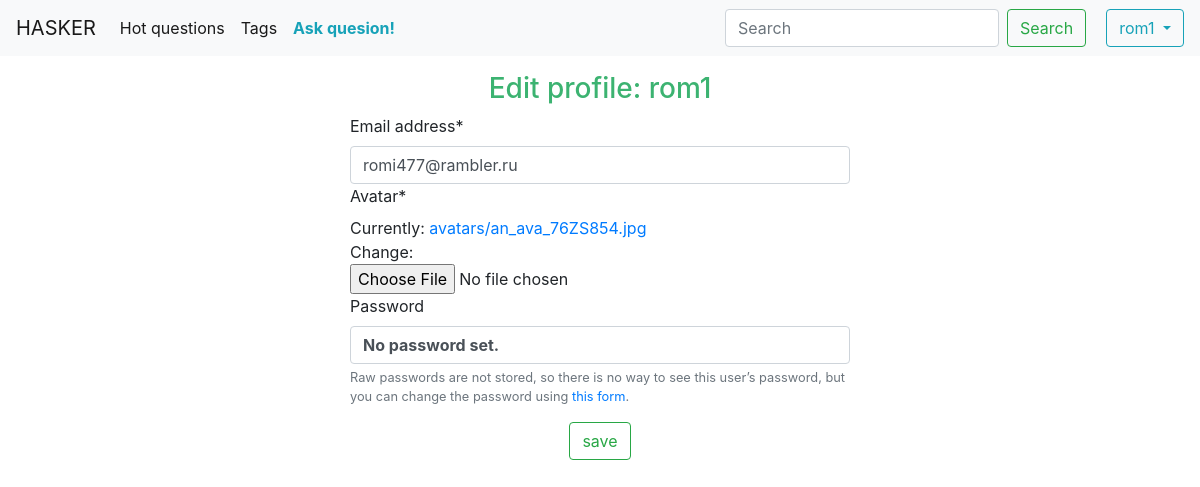
Screenshot of /hasker/auth/profile/update/ (signed in) with the database file from the repository.
### authorization/models.py (models this page shows, shortened)
class Person(AbstractUser):
    class Meta:
        verbose_name = 'Person'
    email = models.EmailField(max_length=254, unique=True, verbose_name='email address')
    avatar = models.ImageField(upload_to='avatars/', default='avatars/def_ava.jpg')

### authorization/views.py (the view, shortened to what this page needs)
# urls.py: path('profile/update/', UpdateProfile.as_view(), name='update_profile'),
class UpdateProfile(View):
    def get(self, request):
        person = Person.objects.get(username=request.user.username)
        bound_form = PersonProfile(instance=person)
        return render(request, 'authorization/profile_update.html', {'form': bound_form, 'person': person})

### authorization/forms.py
class PersonProfile(UserChangeForm):
    class Meta:
        model = Person
        fields = ('email', 'avatar')

### authorization/templates/authorization/profile_update.html (shortened to what this page needs)
{% extends 'authorization/base_auth.html' %}
{% load crispy_forms_tags %}
{% block content %}
    <h3 style="text-align: center; color: MediumSeaGreen; margin-top: 16px;">Edit profile: {{ person.username }}</h3>
    <form action="{% url 'update_profile' %}" enctype="multipart/form-data" method="post">
        {{ form|crispy }}
        <div class="col text-center" id="row1">
            <input type ="submit" class="btn btn-outline-success" id="btn1" value ="save"/>
        </div>
    </form>
{% endblock %}

### authorization/templates/authorization/base_auth.html (shortened to what this page needs)
{% extends 'global_template.html' %}
{% block authorization %}
    {% if request.user.is_authenticated %}
        <div class="dropdown">
            <button class="btn btn-outline-info dropdown-toggle" type="button" id="dropdownMenuButton" data-toggle="dropdown" aria-haspopup="true" aria-expanded="false">
                {{ request.user.username }}
            </button>
        </div>
    {% endif %}
{% endblock %}

### files/static/css/styles.css (style rules this page uses)
.form-group { width: 500px; margin: auto; }
.btn-outline-success { margin-top: 16px; margin-bottom: 16px; }
.btn-outline-info { margin-left: 20px; }

### rows the page displays
Person: user.username "rom1", username "rom1", email "romi477@rambler.ru"
